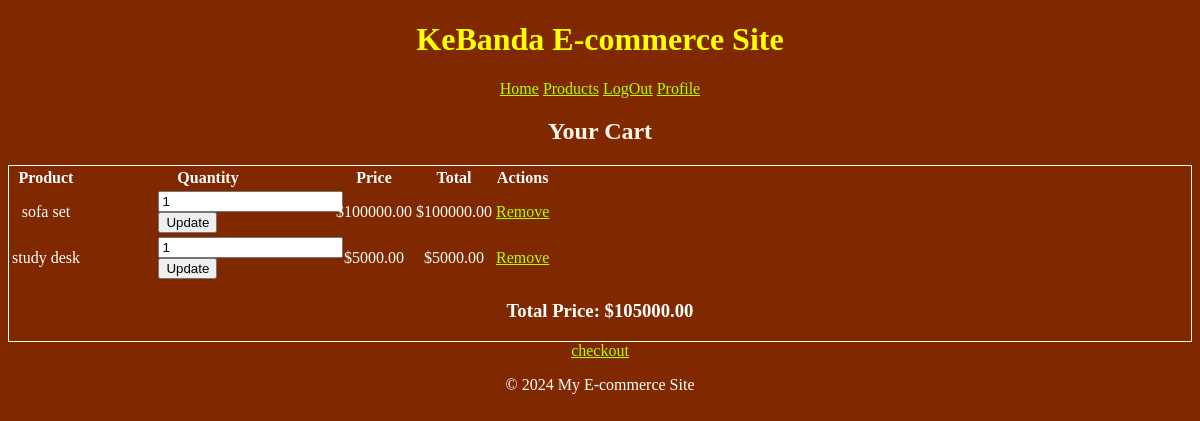
The page /cart/detail/ (signed in) on the database its author committed.
### cart/models.py (models this page shows, shortened)
class CartItem(models.Model):
    cart = models.ForeignKey(Cart, on_delete=models.CASCADE, related_name='items')
    product = models.ForeignKey(Product, on_delete=models.CASCADE)
    quantity = models.PositiveIntegerField(default=1)
    def total_price(self):
        return self.product.price * self.quantity  # Uses product's price

class Cart(models.Model):
    user = models.ForeignKey(User, on_delete=models.CASCADE, related_name='cart')
    created_at = models.DateTimeField(auto_now_add=True)
    def total_price(self):
        return sum(item.total_price() for item in self.items.all())

### products/models.py (models this page shows, shortened)
class Product(models.Model):
    name = models.CharField(max_length=255)
    slug = models.SlugField(max_length=255, unique=True)
    description = models.TextField()
    price = models.DecimalField(max_digits=10, decimal_places=2)
    stock = models.PositiveIntegerField()
    category = models.ForeignKey(Category, on_delete=models.CASCADE, related_name='products')
    created_at = models.DateTimeField(auto_now_add=True)
    updated_at = models.DateTimeField(auto_now=True)

### cart/views.py (the view)
# urls.py: path('detail/', views.cart_detail, name='cart_detail'),
@login_required
def cart_detail(request):
    cart, created = Cart.objects.get_or_create(user=request.user)
    return render(request, 'cart/cart_detail.html', {'cart': cart})

### cart/templates/cart/cart_detail.html (shortened to what this page needs)
{% extends "base.html" %}
{% block content %}
<h2>Your Cart</h2>
{% if cart.items.all %}
<div>
    <table>
        <tr>
            <th>Product</th>
            <th>Quantity</th>
            <th>Price</th>
            <th>Total</th>
            <th>Actions</th>
        </tr>
        {% for item in cart.items.all %}
        <tr>
            <td>{{ item.product.name }}</td>
            <td>
                <form action="{% url 'update_cart' item.id %}" method="post">
                    <input type="number" name="quantity" value="{{ item.quantity }}" min="1">
                    <button type="submit">Update</button>
                </form>
            </td>
            <td>${{ item.product.price }}</td>
            <td>${{ item.total_price }}</td>
            <td>
                <a href="{% url 'remove_from_cart' item.id %}">Remove</a>
            </td>
        </tr>
        {% endfor %}
    </table>
    <h3>Total Price: ${{ cart.total_price }}</h3>
{% else %}
    <p>Your cart is empty.</p>
{% endif %}
</div>
<a href="{% url 'orders:checkout' %}">checkout</a>
{% endblock %}

### templates/base.html (style rules this page uses)
body { background-color: rgb(128, 41, 0); text-align: center; color: white; }
div { border: solid white 1px; }
a { color: rgb(170, 255, 0); }
h2 { color: oldlace; }
form { text-align: left; margin-left: 30%; }

### rows shown on the page
CartItem: product.name "sofa set", quantity "1", product.price "100000.00", total_price "100000.00"
CartItem: product.name "study desk", quantity "1", product.price "5000.00", total_price "5000.00"
Cart: total_price "105000.00"
